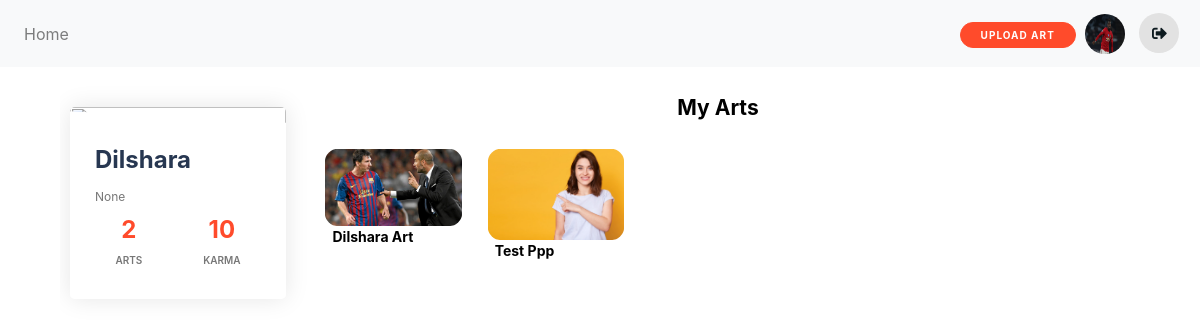
The page /account/user_profile/dilshara (signed in) on the database its author committed.
### account/models.py (models this page shows, shortened)
class User(AbstractUser):
    email           = models.CharField(verbose_name='email',max_length=50,unique=True)
    username        = models.CharField(max_length=100,null=True,unique=True,help_text="Username must be unique try with numbers too")
    date_joined     = models.DateTimeField(verbose_name='date joined',auto_now_add=True)
    last_login      = models.DateTimeField(verbose_name='last login',auto_now= True)
    is_admin        = models.BooleanField(default=False)
    is_superuser    = models.BooleanField(default=False)
    is_staff        = models.BooleanField(default=False)
    is_active       = models.BooleanField(default=True)
    objects = UserManager()
    USERNAME_FIELD = 'email'
    REQUIRED_FIELDS = ['username']

class Profile(models.Model):
    user = models.OneToOneField(settings.AUTH_USER_MODEL, on_delete=models.CASCADE)
    date_of_birth = models.DateField(auto_now_add=False,blank=True,null=True)
    profile_photo = models.ImageField(upload_to=profile_photo_upload_location, blank=True)
    seld_description = models.TextField(blank=True,null=True,max_length=500)

### images/models.py (models this page shows, shortened)
class Pictures(models.Model):
    title = models.CharField(max_length=200, null=True)
    author = models.ForeignKey(settings.AUTH_USER_MODEL, on_delete=models.CASCADE)
    image = models.ImageField(upload_to=upload_location, null=True)
    tags = TaggableManager()
    description = models.TextField(max_length=10000, null=True, blank=True)
    slug = models.SlugField(
        max_length=250, unique_for_date='date_published', blank=True)
    category = models.CharField(max_length=50)
    date_published = models.DateField(
        auto_now_add=True, verbose_name="date published")
    users_like = models.ManyToManyField(settings.AUTH_USER_MODEL,related_name='images_liked',blank=True)

### account/views.py (the view)
# urls.py: path('user_profile/<username>', views.user_profile, name="user_profile"),
@login_required(login_url='must_authenticate')
def user_profile(request,username):
    User  = get_user_model()
    user = get_object_or_404(User,username=username)
    images_count = Pictures.objects.filter(author = user).count()
    images = Pictures.objects.filter(author=user)
    total_likes_user_got = []
    for image in images:
        total_likes_user_got.append(image.users_like.count()*10)
    karma = sum(total_likes_user_got)
    context  = {
        'user':user,
        'images_count':images_count,
        'images':images,
        'karma':karma,
    }
    return render(request,'account/user_profile.html',context)

### account/templates/account/user_profile.html (shortened to what this page needs)
{% extends 'images/base.html' %}
{% block content %}
{% include 'images/navbar.html' %}
<div id="main-container-profile">
    <section class="profile-sidebar">
        <div class="profile-card-4 text-center">
            <div class="profile-detail-content">
                <div class="profile-name">{{user.username}}
                </div>
                <div class="profile-description">{{user.profile.seld_description}}</div>
                <div class="profile-count">
                    <div class="profile-overview">
                        <h4>{{images_count}}</h4>
                        <p>ARTS</p>
                    </div>
                    <div class="profile-overview">
                        <h4>{{karma}}</h4>
                        <p>KARMA</p>
                    </div>
                </div>
            </div>
        </div>
    </section>
    <section class="profile-content">
        {% if images %}
        <div class="more-title">
            <h2>My Arts</h2>
        </div>
        <div class="card-columns my-0" id="myItems">
            {% for pic in images%}
            <div class="card-body p-0">
                <div class="card border-0">
                    <a href="{% url 'picture_detail' pic.slug %}">
                        <img alt="" class="card-img img-fluid geeks" id="geeks" src="{{pic.image.url}}" />
                    </a>
                    <div class="post-title">
                        <h2>{{pic.title}}</h2>
                    </div>
                </div>
            </div>
            {% endfor %}
        </div>
        {% else %}
        <div class="more-title">
            <h2>you dont have <br> <a href="{% url 'create_image_post' %}">Create one here</a></h2>
        </div>
        {% endif %}
    </section>
</div>
{% endblock content %}

### images/templates/images/navbar.html (shortened to what this page needs)
{% extends 'images/base.html' %}
{% block content %}
<nav class="navbar navbar-expand-sm   navbar-light bg-light sticky-top">
    <div class="collapse navbar-collapse" id="navbarTogglerDemo03">
        <ul class="navbar-nav mr-auto mt-2 mt-lg-0">
            <li class="nav-item">
                <a class="nav-link" href="{% url 'home' %}">Home <span class="sr-only">(current)</span></a>
            </li>
        </ul>
    </div>
    <div class="social-part">
        <a class="nav-user-link create-btn" href="{% url 'create_image_post' %}">Upload Art</a>
        {% if request.user.is_authenticated %}
        {% if request.user.profile.profile_photo %}
        <a class="nav-user-link" href="{% url 'profile' %}"><img src="{{request.user.profile.profile_photo.url}}"
                class="pro-pic"></a>
        {% else %}
        <a class="nav-user-link" href="{% url 'profile' %}"><img src="https://t4.ftcdn.net/jpg/03/32/59/65/360_F_332596535_lAdLhf6KzbW6PWXBWeIFTovTii1drkbT.jpg
" class="pro-pic"></a>
        {% endif %}
        <a class="nav-user-link" href="{% url 'logout' %}"><i class="fas fa-sign-out-alt"></i></a>
        {% endif %}
    </div>
</nav>
{% endblock content %}

### static/css/navbar.css (style rules this page uses)
ul li a { margin-right: 20px; }
.nav-user-link { display: inline-block; padding: .3rem; }
.nav-user-link .fas { font-size: 15px; color: #0d1a1f; padding: 0.8rem; z-index: 5; background-color: #e2e2e2; border-radius: 50%; width: 40px; height: 40px; }

### static/css/home.css (style rules this page uses)
:root { --bg-color: white; --card-color: white; --card-footer-color: #c3c4c3; --search-bar-color: #cbcdce; --dark-letter-color: #242423; --menu-bar-color: #212529; }
* { margin: 0; padding: 0; -webkit-box-sizing: border-box; box-sizing: border-box; }
body { width: 100%; background-color: var(--bg-color); }
a, a:hover { text-decoration: none; color: inherit; }
.pro-pic { font-size: 15px; color: #0d1a1f; z-index: 5; background-color: #e2e2e2; border-radius: 50%; width: 40px; height: 40px; }
.create-btn { border-radius: 20px; border: 1px solid #FF4B2B; background-color: #FF4B2B; color: #FFFFFF; font-size: 10px; font-weight: bold; padding: 0.3rem 20px; letter-spacing: 1px; text-transform: uppercase; transition: transform 80ms ease-in; margin-bottom: 10px; }
.post-title h2 { margin: 0 10px; font-size: 14px; font-weight: 700; text-transform: capitalize; color: black; }
.more-title h2 { margin: 18px; font-size: 21px; font-weight: 700; text-transform: capitalize; color: black; padding-bottom: 0.5rem; text-align: center; }
img { height: auto; width: auto; margin: auto; }
.card-img { border-radius: 1rem !important; padding: 2%; }
.card-columns { margin-right: 2%; margin: auto; max-width: 96%; }
#myItems { column-count: 5; }

### static/css/picture_detail.css (style rules this page uses)
img { width: 100%; }
a, a:hover, a:active { text-decoration: none; }
.fas { font-size: 15px; color: #0d1a1f; padding: 0.5rem; border-radius: 50%; }

### static/css/profile.css (style rules this page uses)
@media only screen and (min-width: 1025px) { #main-container-profile { height: 85%; width: 90%; margin: auto; display: -ms-flexbox; display: flex; -ms-flex-direction: row; flex-direction: row; overflow: hidden; } }
.profile-sidebar { position: relative; color: black; margin: 30px 0; }
@media only screen and (min-width: 1025px) { .profile-sidebar { width: 20%; -ms-flex-positive: 0; flex-grow: 0; height: fit-content; margin: 30px 10px; } }
.profile-card-4 { max-width: 350px; background-color: #FFF; border-radius: 5px; box-shadow: 0px 0px 25px rgba(0, 0, 0, 0.1); overflow: hidden; position: relative; margin: 10px auto; cursor: default; }
.profile-card-4 .profile-detail-content { position: relative; padding: 15px; background-color: #FFF; width: -webkit-fill-available; }
.profile-card-4 .profile-name { font-weight: bold; color: #273751; text-align: left; text-transform: capitalize; padding: 0 10px; font-size: 24px; }
.profile-card-4 .profile-description { color: #777; font-size: 12px; padding: 10px; text-align: left; }
.profile-card-4 .profile-overview p { font-size: 10px; font-weight: 600; color: #777; }
.profile-card-4 .profile-overview h4 { color: #FF4B2B; font-weight: bold; }
.profile-card-4 .profile-detail-content::before { content: ""; position: absolute; height: 20px; top: -10px; left: 0px; right: 0px; background-color: #FFF; z-index: 0; transform: skewY(3deg); }
.profile-content { width: 100%; margin: 10px; }
@media only screen and (min-width: 1025px) { .profile-content { display: -ms-flexbox; display: flex; -ms-flex-direction: column; flex-direction: column; -ms-flex: 1; flex: 1; overflow: auto; } }
@media only screen and (min-width: 1025px) { .profile-content { -ms-overflow-style: none; scrollbar-width: none; } }
.profile-count { display: flex; justify-content: space-around; }

### rows shown on the page
User: user.profile.profile_photo (picture)
User: username "Dilshara", profile.seld_description "None"
Pictures: image (picture), title "Dilshara Art"
Pictures: image (picture), title "Test Ppp"

### other values the page prints
{{ images_count }} "2"
{{ karma }} "10"
